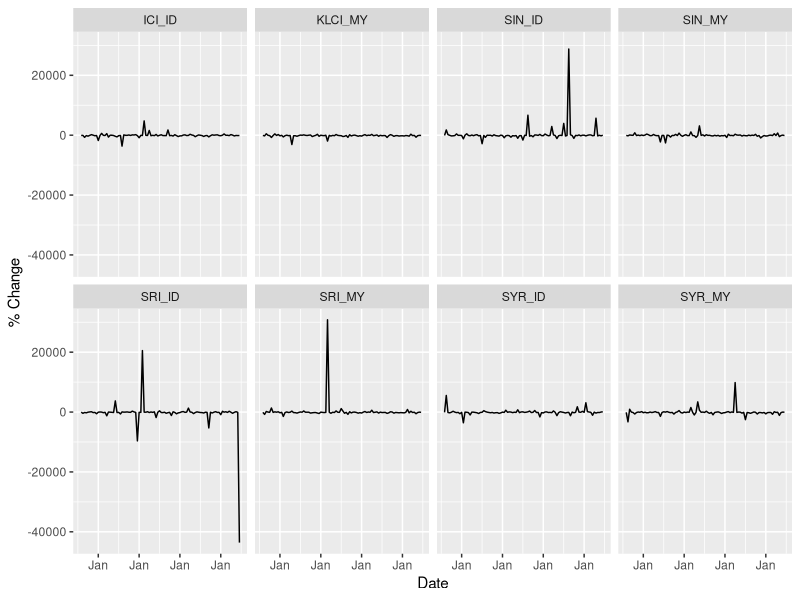

R code for this plot:
library(quantmod)
library(stringr)
library(tidyr)
library(dplyr)
library(ggplot2)
library(readxl)
library(xts)

data <- read_excel("DATA SAHAM MY SIAP RUN.xlsx")
head(data)
tail(data)

values <- data[, c("SIN_MY", "SRI_MY", "SYR_MY", "KLCI_MY",
                   "SIN_ID", "SRI_ID", "SYR_ID", "ICI_ID")]
data <- xts(values, order.by = data$BULAN)

data_df <- data.frame(data)
data_df <- tibble::rownames_to_column(data_df, "Date")
data_df$Date <- as.Date(data_df$Date, format = "%Y-%m-%d")

for (col in names(data_df)[-1]) {
  symbol <- str_sub(col, 1, -1)
  new_col_name <- paste(symbol, "% Change")
  col_values <- data_df[[col]]
  data_df[[new_col_name]] <- 100*(col_values - lag(col_values))/lag(col_values)
}
head(data_df)
data_df <- data_df[-1, ]

writexl::write_xlsx(data_df,"Change Percentage.xlsx")

data_df <- select(data_df, Date, `SIN_MY % Change`:`ICI_ID % Change`)
names(data_df)[-1] <- str_sub(names(data_df)[-1], 1, -10)
data_df <- gather(data_df, key = "Symbol", value = "% Change", SIN_MY:ICI_ID)

ggplot(data = data_df) +
  geom_line(aes(x = Date, y = `% Change`)) +
  facet_wrap("Symbol", nrow  = 2) +
  scale_x_date(date_labels = "%b")

data_df %>%
  group_by(Symbol) %>%
  summarize(`Standard Deviation of % Change` = sd(`% Change`)) %>%
  arrange(desc(`Standard Deviation of % Change`))
